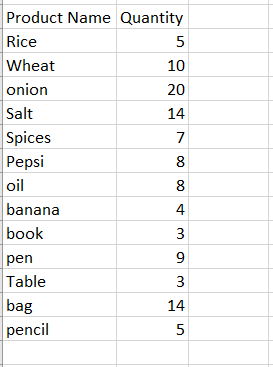
#> input picture product.png, 273 x 367 px
$ python test4.py
#> lines starting #> are read from the running program, lines starting #| are printed output that depends on the picture; after the words box and inside, x2 and y2 are one past the last pixel; in counts of white or black regions, pixels touching at a corner belong together
import cv2
import pytesseract
from openpyxl import Workbook
from openpyxl.drawing.image import Image as ExcelImage

# Set the path for Tesseract executable if necessary
pytesseract.pytesseract.tesseract_cmd = r'C:\Program Files\Tesseract-OCR\tesseract.exe'  # Uncomment and modify this line if needed

# Function to preprocess the image for better OCR results
def preprocess_image(image_path):
#> called with image_path = 'product.png'
    img = cv2.imread(image_path, cv2.IMREAD_GRAYSCALE)
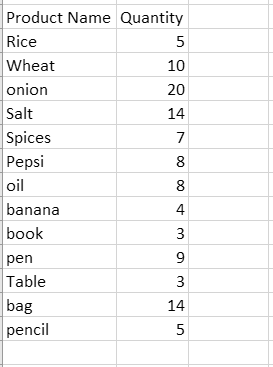
#> img: shape (367, 273); min 0, max 255, mean 246.2

    # Resize the image
    img = cv2.resize(img, None, fx=2, fy=2, interpolation=cv2.INTER_CUBIC)
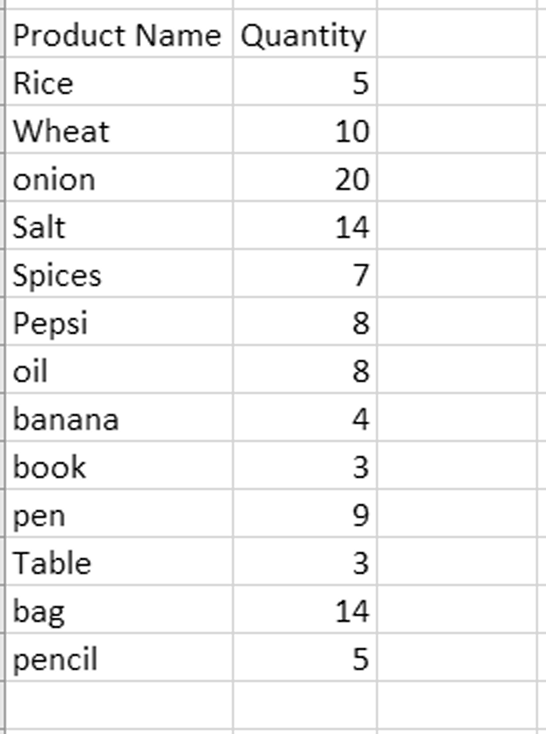
#> img: shape (734, 546); min 0, max 255, mean 245.4

    # Apply Gaussian Blur
    img = cv2.GaussianBlur(img, (5, 5), 0)
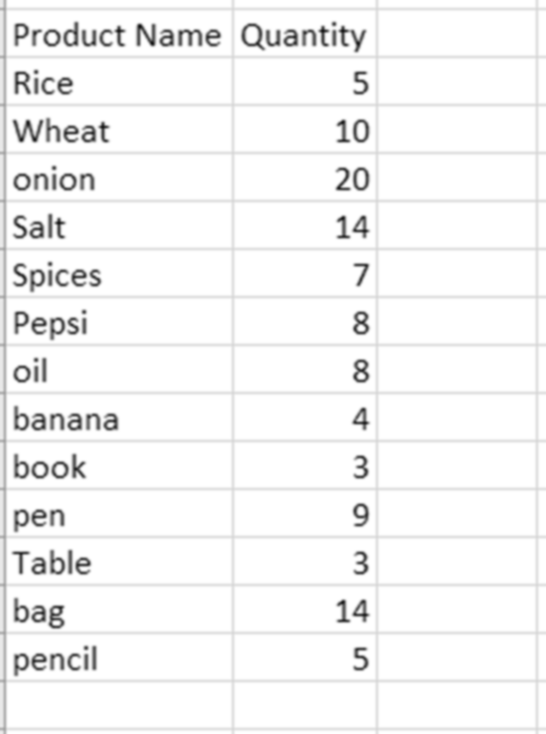
#> img: shape (734, 546); min 23, max 255, mean 245.4

    # Apply Thresholding
    _, img = cv2.threshold(img, 150, 255, cv2.THRESH_BINARY_INV + cv2.THRESH_OTSU)
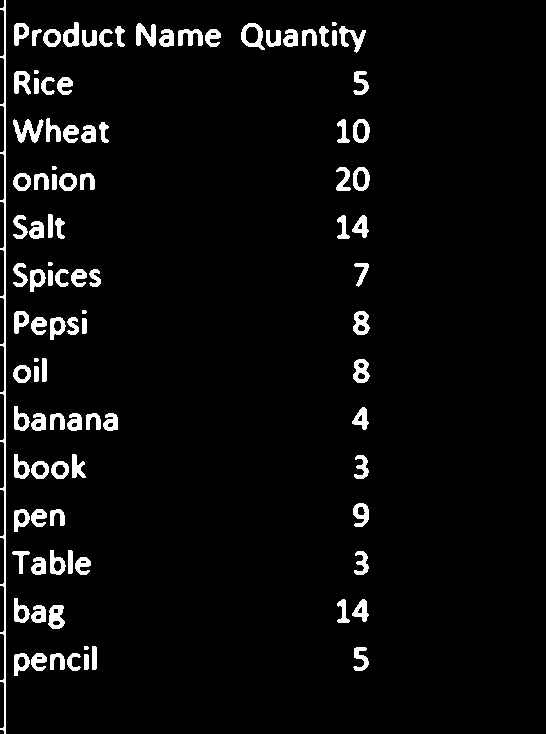
#> img: shape (734, 546); 4.6% white; 102 white regions (7 under 20 px), largest, box (x1, y1, x2, y2) and area: (0, 0, 6, 734) 1628, (13, 119, 44, 143) 365, (136, 23, 156, 47) 303

    # Save the preprocessed image for debugging
    preprocessed_path = "preprocessed_image.png"
    cv2.imwrite(preprocessed_path, img)
    print(f"Preprocessed image saved as {preprocessed_path}")

    return preprocessed_path  # Return the path instead of the image array

# Function to extract text from the preprocessed image
def image_to_text(image_path):
    img = preprocess_image(image_path)
    custom_config = r'--oem 3 --psm 6'  # PSM 6 for uniform blocks of text
    extracted_text = pytesseract.image_to_string(cv2.imread(img), config=custom_config)

    print(f"Raw Extracted Text: \n{extracted_text}")  # Print raw text for debugging

    if not extracted_text.strip():
        print("No text extracted from the image.")
    return extracted_text

# Function to clean and structure the text into a list of tuples (Product Name, Quantity)
# [43 lines left out: functions clean_and_structure_text, save_to_excel, not called in this run]

# Main function to process the image and save it to an Excel file
def process_image_to_excel(image_path, excel_path):
    text_output = image_to_text(image_path)
    print(f"Extracted Text: \n{text_output}")  # Print the extracted text for verification

    structured_list = clean_and_structure_text(text_output)

    # Print structured data
    print("\nProduct Name and Quantity:")
    for product_name, quantity in structured_list:
        print(f"Product: {product_name}, Quantity: {quantity}")  # Print each product name and quantity

    # Save structured data and processed image to the same Excel file
    processed_image_path = preprocess_image(image_path)  # Call this again to ensure the latest image is processed
    save_to_excel(structured_list, processed_image_path, excel_path)

# Example usage
image_path = 'product.png'  # Replace with your actual image path
excel_path = 'product_list_with_image.xlsx'

process_image_to_excel(image_path, excel_path)
#> (the call stopped at in image_to_text, `extracted_text = pytesseract.image_to_string(cv2.imread(img), config=c..`: pytesseract is not available in this run)


import pandas as pd

# [6 lines left out: function clean_product_names, not called in this run]
